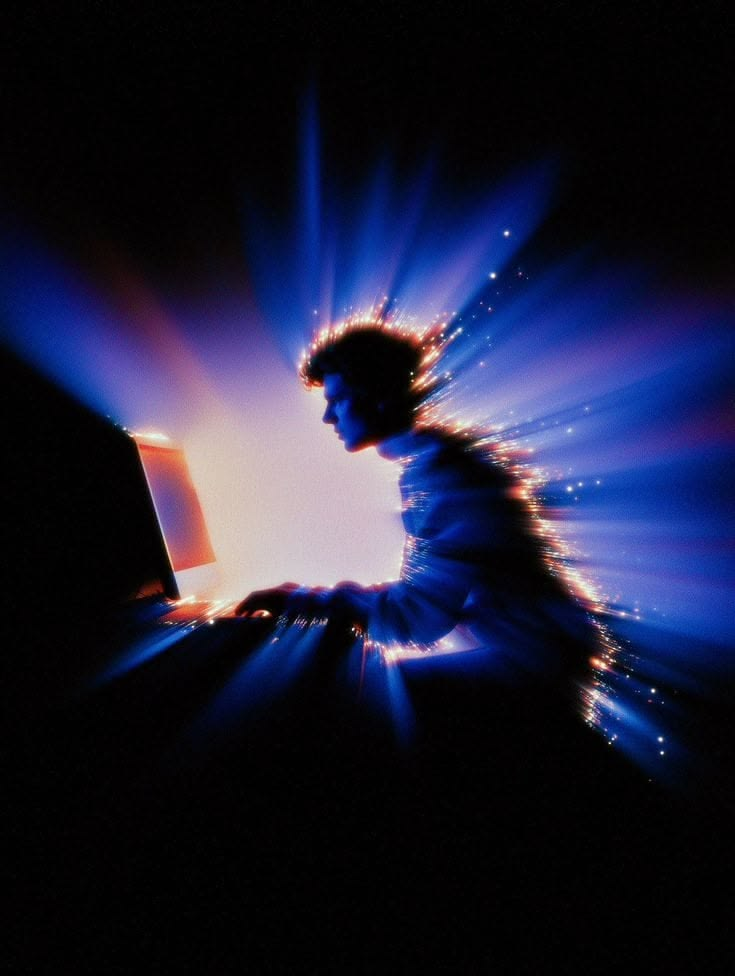
#> input picture PLOGY_Carousel_Agent_Kit/assets refference/1341dd4c343455db0f11332434703375.jpg, 735 x 976 px, given in place of ai watching.jpg, which was not available
$ python derive.py '../../../assets refference/1341dd4c343455db0f11332434703375.jpg' '../../../assets refference/352669cb8bd32f30b5d5e609deae4803.jpg'
#> lines starting #> are read from the running program, lines starting #| are printed output that depends on the picture
# Derivados de foto de la pieza 002. Los originales no se tocan.
# Uso: python -I derive.py "<ruta del kit>" "<carpeta assets de la pieza>"
import sys, colorsys
from PIL import Image

kit, out = sys.argv[1], sys.argv[2]
ref = kit + "/assets/reference-originals/"
INK = (23, 19, 16)

# Lámina 01: ai watching.jpg (1200x1200). Se recorta fuera el logo de otra marca (esquina superior izquierda, y < 130).
# Franja y 300-1060 con las tres figuras. Los grises se invierten y se mapean de Ink a blanco para fundirse con el fondo.
# Los píxeles con color (cajas rojas "UNKNOWN") se desplazan al Orange de Plogy (matiz ~21 grados).
im = Image.open(ref + "ai watching.jpg").convert("RGB").crop((0, 300, 1200, 1060))
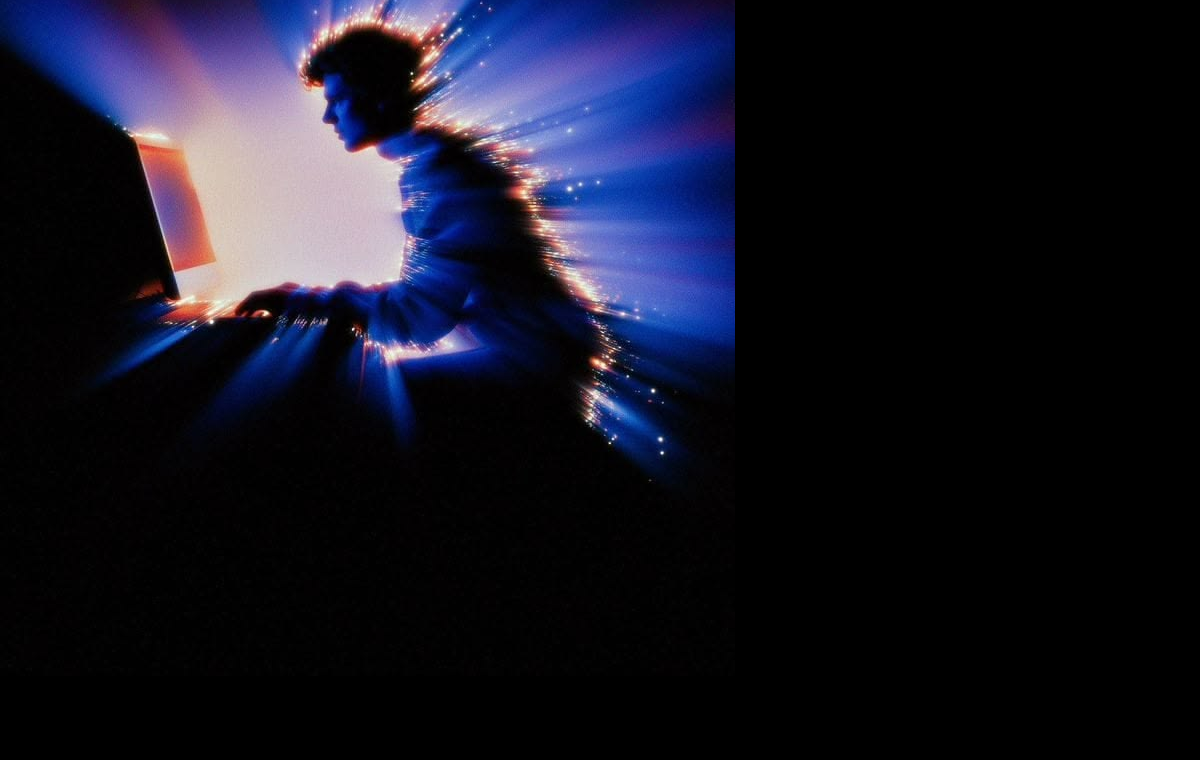
#> im: PIL image 1200x760 RGB; mean R, G, B 21.3, 21.4, 35.4
im = im.resize((1080, round(760 * 1080 / 1200)), Image.LANCZOS)
#> im: PIL image 1080x684 RGB
px = im.load()
w, h = im.size
#> w = 1080; h = 684
for y in range(h):
    for x in range(w):
        r, g, b = px[x, y]
        hh, s, v = colorsys.rgb_to_hsv(r / 255, g / 255, b / 255)
        if s > 0.35 and (hh < 0.05 or hh > 0.95):
            r2, g2, b2 = colorsys.hsv_to_rgb(0.058, min(1.0, s * 1.05), min(1.0, max(v, 0.85)))
            px[x, y] = (int(r2 * 255), int(g2 * 255), int(b2 * 255))
        else:
            inv = 255 - round((r + g + b) / 3)
            px[x, y] = tuple(round(INK[i] + (255 - INK[i]) * inv / 255) for i in range(3))
im.save(out + "/01-agentes-unknown.jpg", quality=92)
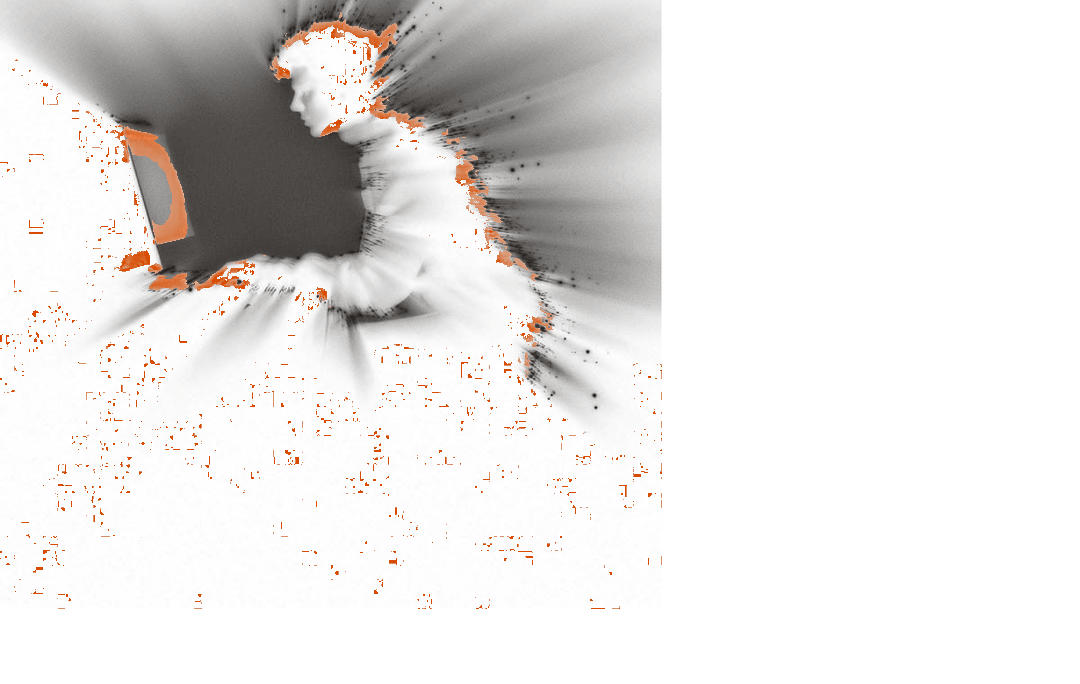
#> saved as 01-agentes-unknown.jpg: PIL image 1080x684 RGB; mean R, G, B 231.5, 229.4, 228.1

# Lámina 05: a company at work.jpg (1044x588). Solo reescala a 1080 de ancho. El fondo negro se funde con Ink por mezcla screen en el diseño.
im = Image.open(ref + "a company at work.jpg").convert("RGB")
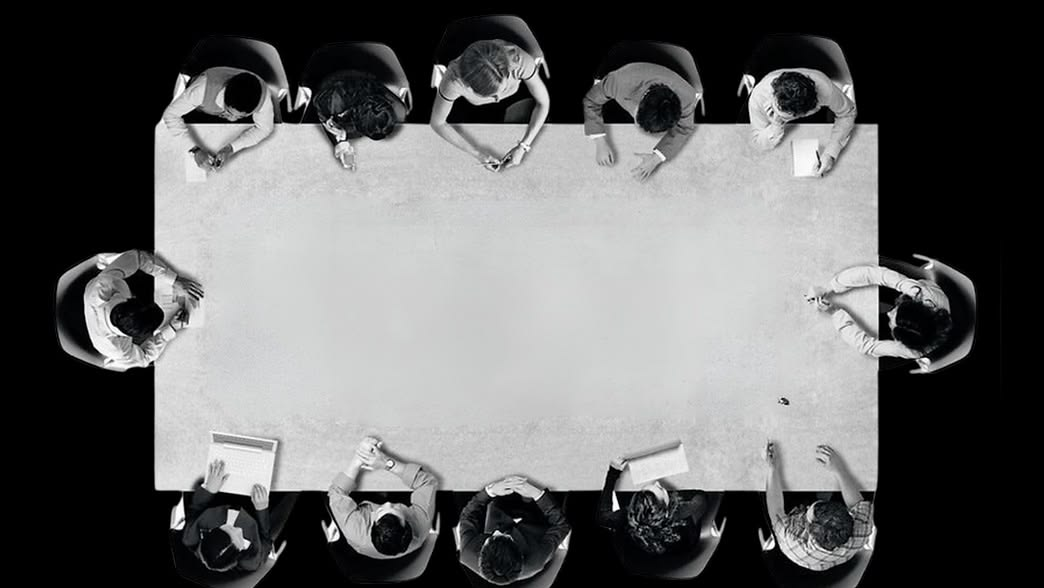
#> input picture PLOGY_Carousel_Agent_Kit/assets refference/a company at work.jpg, 1044 x 588 px, found by its file name
#> im is the input picture: PIL image 1044x588 RGB; mean R, G, B 99.2, 99.6, 99.7
im = im.resize((1080, round(588 * 1080 / 1044)), Image.LANCZOS)
#> im: PIL image 1080x608 RGB
im.save(out + "/05-mesa-larga.jpg", quality=92)
print("ok")
